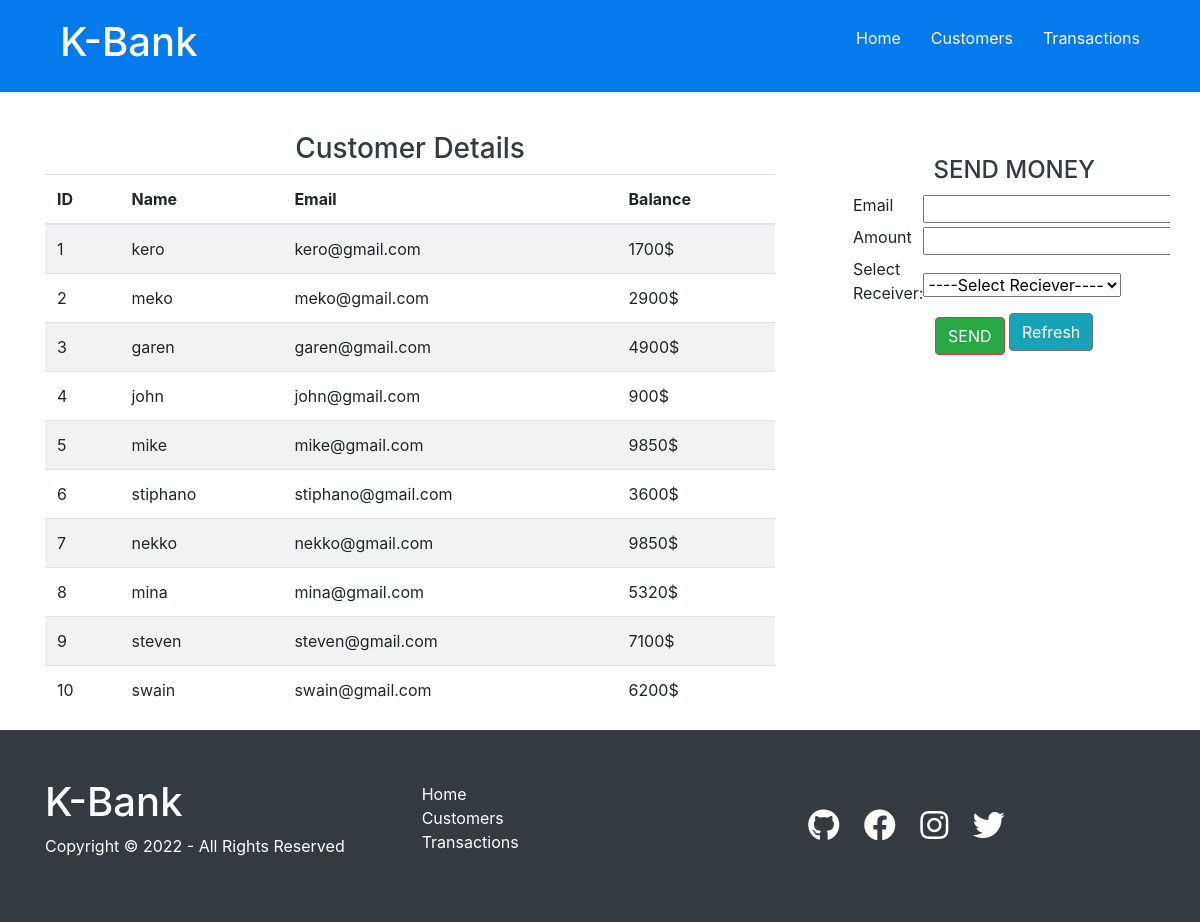
Page /customers on the committed database.
### Banking_Service/models.py (models this page shows, shortened)
class Customers(models.Model):
    name = models.CharField(max_length=30)
    email = models.EmailField(max_length=30)
    avail_bal = models.IntegerField()

### Banking_Service/views.py (the view, shortened to what this page needs)
# urls.py: path('customers',views.customers,name='Customers'),
def customers(request):
    customers = Customers.objects.all()
    return render(request,'ser/customer.html',{'customers':customers})

### Banking_Service/templates/ser/customer.html (shortened to what this page needs)
{% extends 'ser/base.html' %}
{% load static %}
    {% block content %}
<head>
</head>
<body>
    <div class="container">
        <div class="row mt-3">
            <div class="col-md-8">
                <section>
                    <h3 class="text-dark text-center mt-4">Customer Details</h3>
                    <table class="table table-striped">
                        <thead>
                            <tr>
                                <th>ID</th>
                                <th>Name</th>
                                <th>Email</th>
                                <th>Balance</th>
                            </tr>
                        </thead>
                        <body>
                            {% for i in customers %}
                            <tr>
                                <td>{{i.id}}</td>
                                <td>{{i.name}}</td>
                                <td>{{i.email}}</td>
                                <td>{{i.avail_bal}}$</td>
                            </tr>
                            {% endfor %}
                        </body>
                    </table>
                </section>
            </div>
            <div class="col-md-4 ml-0 mt-5" style="margin-bottom: 12px;">
                <table class="ml-5">
                    <tr>
                        <td class="text-dark text-center" colspan="2"> <h4> SEND MONEY </h4></td>
                    </tr>
                    <form method="post">
                        <tr>
                                <div class="text-field">
                                    <td> <label>Email</label></td>
                                    <td> <input type="Email" name="semail" ></td>
                                </div>
                        </tr>
                        <tr>
                                <div class="text-field">
                                    <td><label>Amount</label></td>
                                    <td><input type="text" name="amt" ></td>
                                </div>
                        </tr>
                        <tr>
                            <td><label for="">Select Receiver:</label></td>
                            <td>
                                <select id="email" name="email">
                                    <option value="taseenansar@gmail.com" selected disabled>----Select Reciever----</option>
                                </select>
                            </td>
                        </tr>
                        <tr>
                            <td colspan="2" class="text-center ">
                                <input type="submit" name="submit" value="SEND" class="btn btn-success btn-outline-danger text-white">
                                <label id="Refresh" class="btn btn-info btn-outline-secondary"><a class="text-white"
                                    href="/customers">Refresh</a></label>
                            </td>
                        </tr>
                    </form>
                </table>
            </div>
        </div>
    </div>
    {% endblock %}

### Banking_Service/templates/ser/base.html (shortened to what this page needs)
<!DOCTYPE html>
{% load static %}
<html lang="en">
<head>
    <link rel="stylesheet" href="https://cdnjs.cloudflare.com/ajax/libs/font-awesome/5.15.1/css/all.min.css" />
    <link rel="stylesheet" href="{% static 'css/utilities.css' %}">
    <link rel="stylesheet" href="{% static 'css/style.css' %}">
    <link rel="stylesheet" href="https://cdn.jsdelivr.net/npm/bootstrap@4.3.1/dist/css/bootstrap.min.css"
>
</head>
<body>
    <div class="navbar">
        <div class="container flex">
            <a href ="/">
                <h1 class="logo">K-Bank</h1>
            </a>
            <nav>
                <ul>
                    <li><a href="/">Home</a></li>
                    <li><a href="/customers">Customers</a></li>
                    <li><a href="/transactions">Transactions</a></li>
                </ul>
            </nav>
        </div>
    </div>
    {% block content %}
      {% endblock %}
    <footer class="footer bg-dark py-5">
        <div class="container grid grid-3">
            <div>
                <h1>K-Bank</h1>
                <p>Copyright &copy; 2022 - All Rights Reserved</p>
            </div>
            <nav>
                <ul>
                    <li><a href="/">Home</a></li>
                    <li><a href="/customers">Customers</a></li>
                    <li><a href="/transactions">Transactions</a></li>
                </ul>
            </nav>
            <div class="social">
                <a href="#"><i class="fab fa-github fa-2x"></i></a>
                <a href="#"><i class="fab fa-facebook fa-2x"></i></a>
                <a href="#"><i class="fab fa-instagram fa-2x"></i></a>
                <a href="#"><i class="fab fa-twitter fa-2x"></i></a>
            </div>
        </div>
    </footer>
</body>
</html>

### static/css/utilities.css (style rules this page uses)
.container { max-width: 1100px; margin: 0 auto; overflow: auto; padding: 0 40px; }
.btn { display: inline-block; padding: 10px 30px; cursor: pointer; background: var(--primary-color); color: #fff; border: none; border-radius: 27px; }
.bg-dark, .btn-dark { background-color: var(--dark-color); color: #fff; }
.bg-primary a, .btn-primary a, .bg-secondary a, .btn-secondary a, .bg-dark a, .btn-dark a { color: #fff; }
.text-dark { color: var(--dark-color); }
.text-center { text-align: center; }
.flex { display: flex; justify-content: center; align-items: center; height: 100%; }
.grid { display: grid; grid-template-columns: repeat(2, 1fr); gap: 20px; justify-content: center; align-items: center; height: 100%; }
.grid-3 { grid-template-columns: repeat(3, 1fr); }
.py-5 { padding: 4rem 0; }

### static/css/style.css (style rules this page uses)
:root { --primary-color: #047aed; --secondary-color: #1c3fa8; --dark-color: #002240; --light-color: #f4f4f4; --success-color: #5cb85c; --error-color: #d9534f; }
* { box-sizing: border-box; padding: 0; margin: 0; }
body { font-family: 'Lato', sans-serif; color: #333; line-height: 1.6; }
ul { list-style-type: none; }
a { text-decoration: none; color: #333; }
h1, h2 { font-weight: 300; line-height: 1.2; margin: 10px 0; }
p { margin: 10px 0; }
.navbar { background-color: var(--primary-color); color: #fff; }
.navbar ul { display: flex; }
.navbar a { color: #fff; padding: 10px; margin: 0 5px; }
.navbar .flex { justify-content: space-between; }
.footer .social a { margin: 0 10px; }

### rows in the picture
Customers: id "1", name "kero", email "kero@gmail.com", avail_bal "1700"
Customers: id "2", name "meko", email "meko@gmail.com", avail_bal "2900"
Customers: id "3", name "garen", email "garen@gmail.com", avail_bal "4900"
Customers: id "4", name "john", email "john@gmail.com", avail_bal "900"
Customers: id "5", name "mike", email "mike@gmail.com", avail_bal "9850"
Customers: id "6", name "stiphano", email "stiphano@gmail.com", avail_bal "3600"
Customers: id "7", name "nekko", email "nekko@gmail.com", avail_bal "9850"
Customers: id "8", name "mina", email "mina@gmail.com", avail_bal "5320"
Customers: id "9", name "steven", email "steven@gmail.com", avail_bal "7100"
Customers: id "10", name "swain", email "swain@gmail.com", avail_bal "6200"
